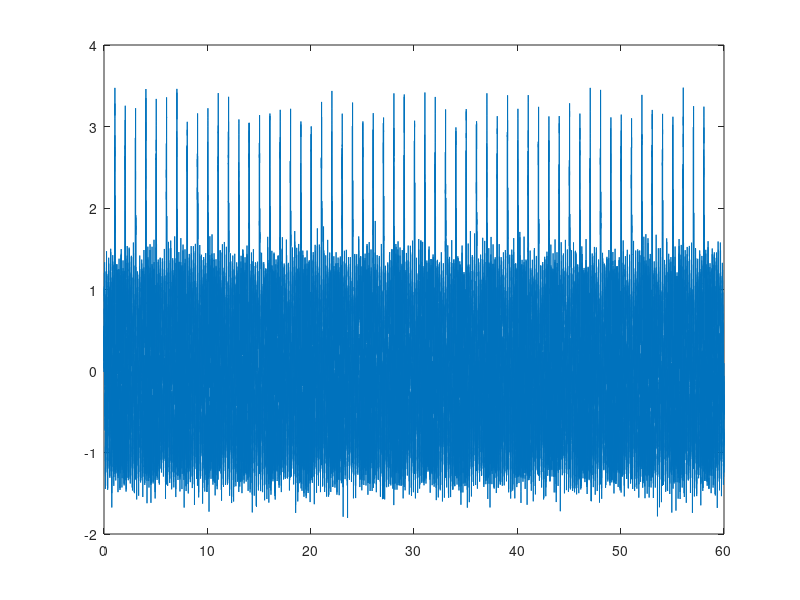

Here is the MATLAB script that generated this plot:
clear
%%Creates a simulated signal that will change in coupling strength based on
%%events given in a

t = [0:.001:60]; % interval for longer simulations
ts=[0:.001:2]; % sample interval (time)
f1=5; %lower frequency
f2=40; % higher frequency
A1=1; % amplitude for f1
A2=1; % amplitude for f2
A3=1; % amplitude for f3

low=A1*sin(2*pi*f1*t); % lower frequency oscillation over ts (2 seconds)
high=A2*sin(2*pi*f2*t);  % higher frequency oscillation over ts (2 seconds)
dist=A3*sin(2*pi*42*t); %disturbance at 42 Hz over ts (2 seconds)

%%a=1; % coupling strength 
b=0.2; % amplitude of compound higher frequency
a=zeros(size(t));
events=[1000:1000:58000];
for i=1:length(events)
   eventts=events(i);
   a(1,eventts:eventts+100)=10;
end



sim=low+b*(a.*low.*high+dist);  % simulated data
sim=sim+randn(size(sim))*0.2;
figure()
plot(t,sim)


